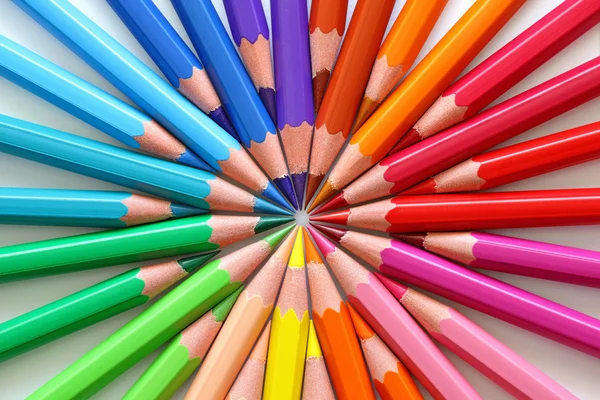
#> input picture digital_signal_processing/lab1/depositphotos_5799438-stock-photo-colored-pencils.jpg, 600 x 400 px, given in place of half.png, which was not available
$ jupyter execute lab2.ipynb   (text cells are left out)
#> lines starting #> are read from the running program, lines starting #| are printed output that depends on the picture; after the words box and inside, x2 and y2 are one past the last pixel; in counts of white or black regions, pixels touching at a corner belong together; pictures that were not available may be replaced by others from this repository, and a replacement may not be noted
[cell 1]
import cv2
import numpy as np
import matplotlib.pyplot as plt

[cell 2]
img_half = cv2.imread("./half.png", cv2.IMREAD_GRAYSCALE)
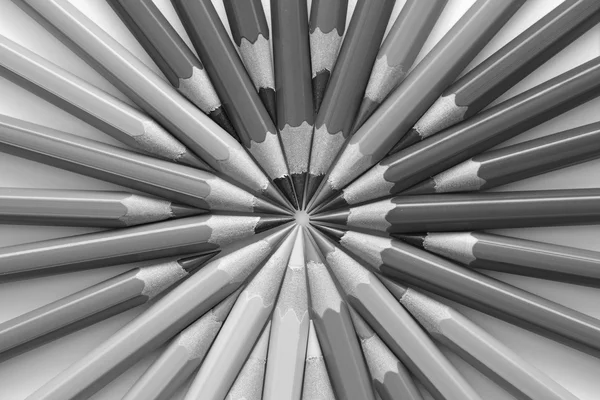
#> img_half: shape (400, 600); min 6, max 255, mean 133.8
img_chess = cv2.imread("./chess.png", cv2.IMREAD_GRAYSCALE)
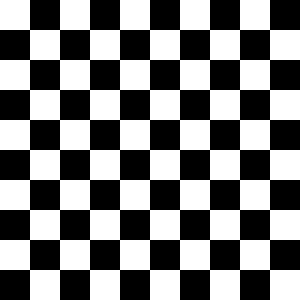
#> input picture digital_signal_processing/lab2/chess.png, 100 x 100 px (shown 3 times larger)
#> img_chess: shape (100, 100); values 100 (black) and 200 (white), 50% white; 1 white region, box (x1, y1, x2, y2) and area: (0, 0, 100, 100) 5000

[cell 3]
#img_half
hist_half = cv2.calcHist([img_half], [0], None, [256], [0, 256])
#> hist_half = 256 values, max 2390 at index 99, min 0 at index 0, mean 937.5
#img_chess
hist_chess = cv2.calcHist([img_chess], [0], None, [256], [0, 256])
#> hist_chess = 256 values, max 5000 at index 100, min 0 at index 0, mean 39.06

[cell 4]
plt.figure(figsize=(20,10))
plt.subplot(121)
plt.imshow(img_half, cmap = 'gray');
plt.subplot(122)
plt.plot(hist_half); plt.xlim([0, 255]); plt.grid(); plt.show();
#> after `plt.plot(hist_half)`:
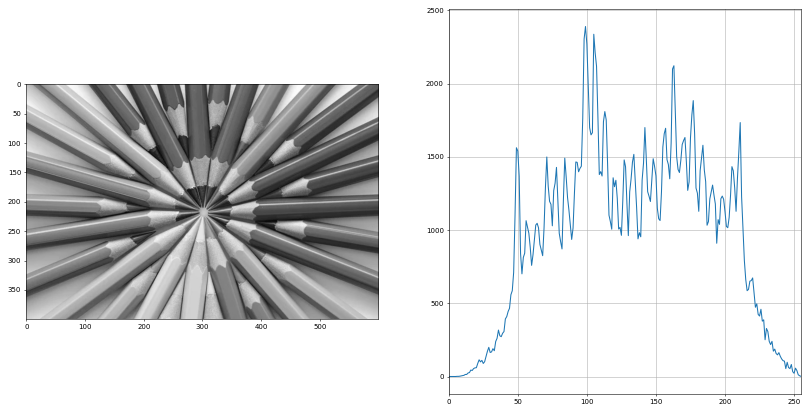
#> figure drawn by matplotlib, 2 panels; panel 2: curve peaks at x = 99, y = 2390

plt.figure(figsize=(20,10))
plt.subplot(121)
plt.imshow(img_chess, cmap = 'gray');
plt.subplot(122)
plt.plot(hist_chess); plt.xlim([0, 255]); plt.grid(); plt.show();
#> after `plt.plot(hist_chess)`:
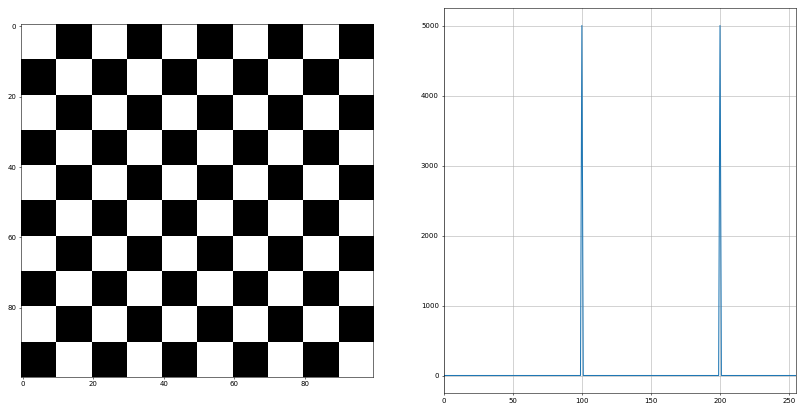
#> figure drawn by matplotlib, 2 panels; panel 2: curve peaks at x = 100, y = 5000


plt.show();
